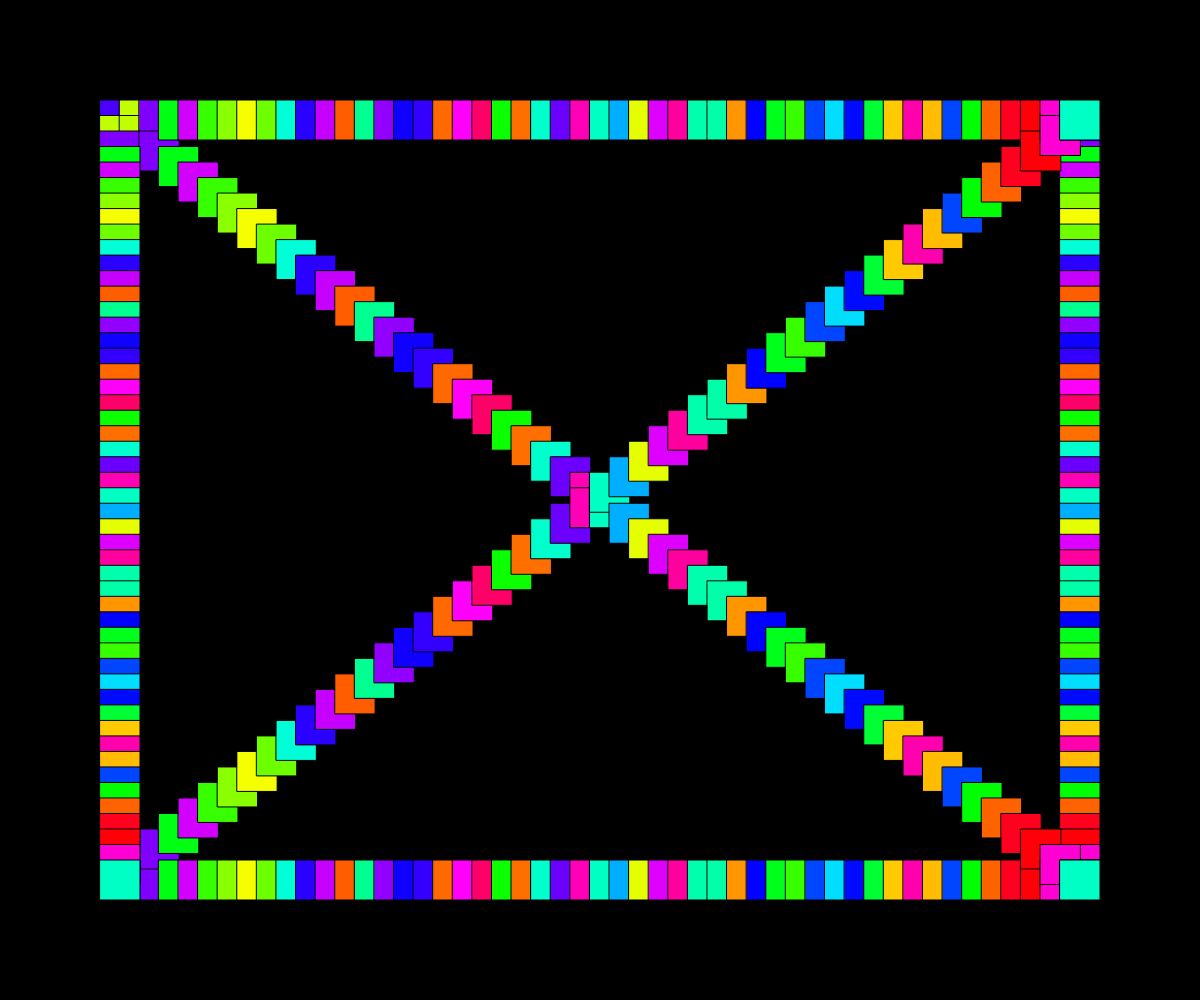
Frame 1 (no input)
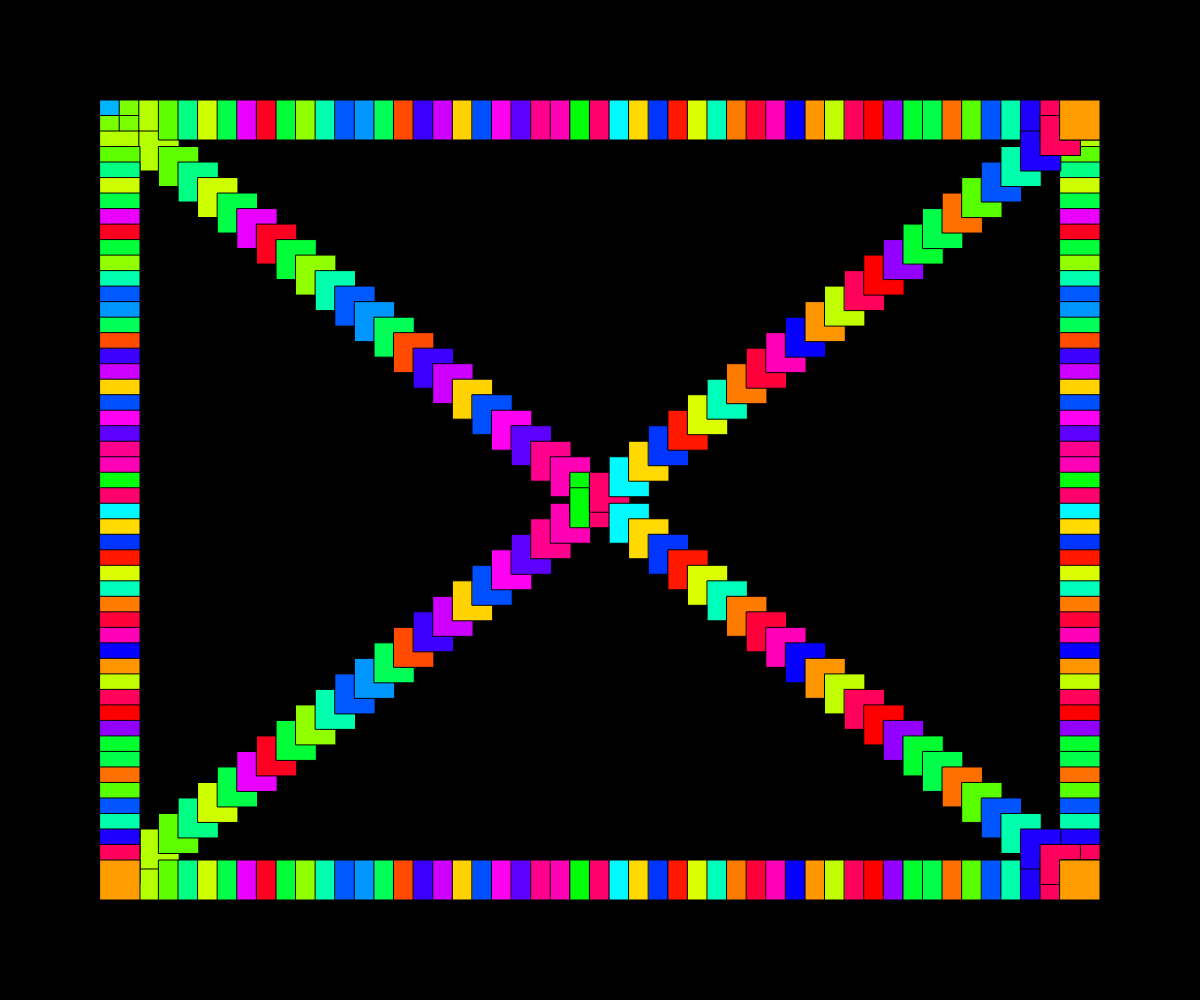
Frame 60 (no input)
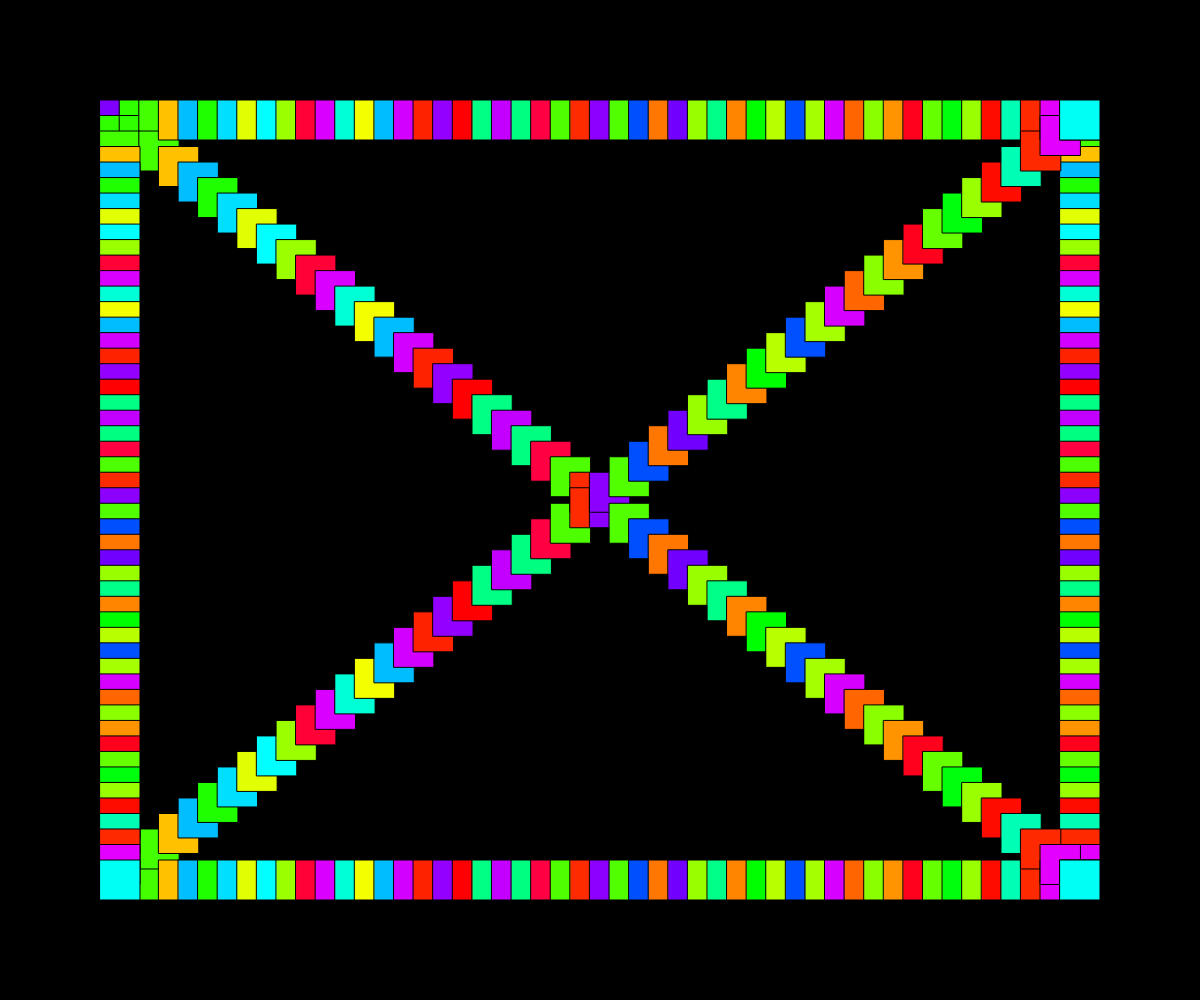
Frame 120 (the mouse pressed at the canvas centre since frame 60)

The p5.js sketch that drew these frames (run headless with seeded random() and noise() and a simulated clock; from frame 60 on, the mouse is pressed at the canvas centre):

// p5.js sketch
// ── sketch.js
function setup() {
  createCanvas(windowWidth, windowHeight);
  colorMode(HSB);
}

function windowResized(){
  resizeCanvas(windowWidth, windowHeight);
  background(0);
}

function draw() {
  background(0);
  
  for(let i=0; i<50; i++){
    let x = map(i, 0, 49, 100, width-140);
    let y = map(i, 0, 49, 100, height-140);
    let invertY = map(i, 0, 49, height-140, 100);
    let c = random(360);
    //noStroke();
    fill(c, 255, 255, 1);
    rect(x, 100, 40, 40);
    rect(100, y, 40, 40);
    rect(x, height-140, 40, 40);
    rect(width-140, y, 40, 40);
    rect(x, y, 40, 40)
    rect(x, invertY, 40, 40);
  }
  //noLoop();
}
